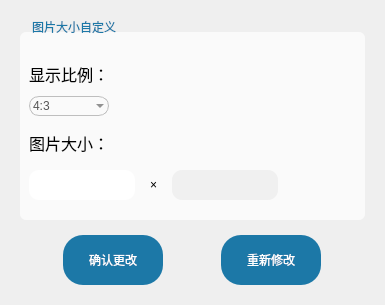
<?xml version="1.0" encoding="UTF-8"?>
<ui version="4.0">
 <class>Form</class>
 <widget class="QWidget" name="Form">
  <property name="geometry">
   <rect>
    <x>0</x>
    <y>0</y>
    <width>385</width>
    <height>293</height>
   </rect>
  </property>
  <property name="windowTitle">
   <string>Form</string>
  </property>
  <property name="windowIcon">
   <iconset resource="../images.qrc">
    <normaloff>:/Main_Exp/images/app_icon.png</normaloff>:/Main_Exp/images/app_icon.png</iconset>
  </property>
  <layout class="QVBoxLayout" name="verticalLayout_2">
   <item>
    <widget class="QWidget" name="widget" native="true">
     <layout class="QVBoxLayout" name="verticalLayout">
      <property name="spacing">
       <number>15</number>
      </property>
      <item>
       <widget class="QGroupBox" name="photo_dis_gbox">
        <property name="styleSheet">
         <string notr="true">QGroupBox {
    font: 20px &quot;黑体&quot;;
    border: none;
	background-color: rgb(250, 250, 250);
    border-radius:6px;
    margin-top:12px;
}
QGroupBox:title {
    color:rgb(28, 120, 167);
    subcontrol-origin: margin;
    left: 10px;
}</string>
        </property>
        <property name="title">
         <string>图片大小自定义</string>
        </property>
        <layout class="QVBoxLayout" name="verticalLayout_4">
         <property name="spacing">
          <number>15</number>
         </property>
         <property name="topMargin">
          <number>30</number>
         </property>
         <property name="bottomMargin">
          <number>20</number>
         </property>
         <item>
          <layout class="QHBoxLayout" name="horizontalLayout_32" stretch="0,1">
           <item>
            <layout class="QVBoxLayout" name="verticalLayout_6">
             <property name="spacing">
              <number>10</number>
             </property>
             <item>
              <widget class="QLabel" name="label_17">
               <property name="font">
                <font>
                 <family>黑体</family>
                 <pointsize>12</pointsize>
                 <weight>50</weight>
                 <italic>false</italic>
                 <bold>false</bold>
                </font>
               </property>
               <property name="styleSheet">
                <string notr="true">border:none;
font: 12pt &quot;黑体&quot;;</string>
               </property>
               <property name="text">
                <string>显示比例：</string>
               </property>
              </widget>
             </item>
             <item>
              <widget class="QComboBox" name="dis_ratio_cbox">
               <property name="enabled">
                <bool>false</bool>
               </property>
               <property name="minimumSize">
                <size>
                 <width>80</width>
                 <height>0</height>
                </size>
               </property>
               <property name="maximumSize">
                <size>
                 <width>80</width>
                 <height>16777215</height>
                </size>
               </property>
               <property name="styleSheet">
                <string notr="true">QComboBox {
	border: 1px solid #bebebe;
	padding: 1px 18px 1px 3px;
	font: normal normal 13px &quot;Microsoft YaHei&quot;;
	color: #555555;
	background: transparent;
	border-radius:10px;
}
 
 
QComboBox:editable{
	background: transparent;
}
 
QComboBox:!on{
}
 
QComboBox:on{ /* the popup opens */
	color: #555555;
	border-color: #327cc0;
	background: transparent;
}
 
QComboBox QAbstractItemView {
	outline: 0; 
	border: 1px solid #327cc0;
	background-color: #F1F3F3;
	font: normal normal 14px &quot;Microsoft YaHei&quot;;
}
 
QComboBox QAbstractItemView::item {
	height: 15px;
	color: #555555;
	background-color: transparent;
}
 
QComboBox QAbstractItemView::item:hover {
	color: #FFFFFF;
	background-color: #327cc0;
}
 
QComboBox QAbstractItemView::item:selected {
	color: #FFFFFF;
	background-color: #327cc0;
}
 
QComboBox QAbstractScrollArea QScrollBar:vertical {
	background-color: #d0d2d4;
}
 
QComboBox QAbstractScrollArea QScrollBar::handle:vertical {
	background: rgb(160,160,160);
}
 
QComboBox QAbstractScrollArea QScrollBar::handle:vertical:hover {
	background: rgb(90, 91, 93);
}</string>
               </property>
               <item>
                <property name="text">
                 <string>4:3</string>
                </property>
               </item>
               <item>
                <property name="text">
                 <string>16:9</string>
                </property>
               </item>
              </widget>
             </item>
            </layout>
           </item>
           <item>
            <widget class="QLabel" name="label_36">
             <property name="text">
              <string/>
             </property>
            </widget>
           </item>
          </layout>
         </item>
         <item>
          <layout class="QVBoxLayout" name="verticalLayout_3">
           <item>
            <layout class="QHBoxLayout" name="horizontalLayout_2" stretch="0,1,0">
             <item>
              <widget class="QLabel" name="label_12">
               <property name="font">
                <font>
                 <family>黑体</family>
                 <pointsize>12</pointsize>
                 <weight>50</weight>
                 <italic>false</italic>
                 <bold>false</bold>
                </font>
               </property>
               <property name="styleSheet">
                <string notr="true">border:none;
font: 12pt &quot;黑体&quot;;</string>
               </property>
               <property name="text">
                <string>图片大小：</string>
               </property>
              </widget>
             </item>
             <item>
              <widget class="QLabel" name="label_13">
               <property name="font">
                <font>
                 <family>黑体</family>
                 <pointsize>10</pointsize>
                 <weight>50</weight>
                 <italic>false</italic>
                 <bold>false</bold>
                </font>
               </property>
               <property name="styleSheet">
                <string notr="true">color: rgb(135, 135, 135);
font: 10pt &quot;黑体&quot;;</string>
               </property>
               <property name="text">
                <string/>
               </property>
              </widget>
             </item>
             <item>
              <widget class="QLabel" name="label_2">
               <property name="text">
                <string/>
               </property>
              </widget>
             </item>
            </layout>
           </item>
           <item>
            <layout class="QHBoxLayout" name="horizontalLayout_3" stretch="0,0,0,1">
             <item>
              <widget class="QLineEdit" name="lineEdit">
               <property name="minimumSize">
                <size>
                 <width>50</width>
                 <height>30</height>
                </size>
               </property>
               <property name="styleSheet">
                <string notr="true">border:none;
font: 10pt &quot;Microsoft YaHei UI&quot;;
border-radius:10px;</string>
               </property>
               <property name="inputMethodHints">
                <set>Qt::ImhNone</set>
               </property>
              </widget>
             </item>
             <item>
              <widget class="QLabel" name="label_3">
               <property name="text">
                <string>×</string>
               </property>
              </widget>
             </item>
             <item>
              <widget class="QLineEdit" name="lineEdit_2">
               <property name="enabled">
                <bool>false</bool>
               </property>
               <property name="minimumSize">
                <size>
                 <width>0</width>
                 <height>30</height>
                </size>
               </property>
               <property name="styleSheet">
                <string notr="true">border:none;
font: 10pt &quot;Microsoft YaHei UI&quot;;
background-color: rgb(240, 240, 240);
border-radius:10px;</string>
               </property>
              </widget>
             </item>
             <item>
              <widget class="QLabel" name="label">
               <property name="text">
                <string/>
               </property>
              </widget>
             </item>
            </layout>
           </item>
          </layout>
         </item>
        </layout>
       </widget>
      </item>
      <item>
       <layout class="QHBoxLayout" name="horizontalLayout">
        <item>
         <widget class="QPushButton" name="ensure_btn">
          <property name="enabled">
           <bool>true</bool>
          </property>
          <property name="minimumSize">
           <size>
            <width>100</width>
            <height>50</height>
           </size>
          </property>
          <property name="maximumSize">
           <size>
            <width>100</width>
            <height>50</height>
           </size>
          </property>
          <property name="styleSheet">
           <string notr="true">QPushButton:hover {
	background-color: rgb(58, 189, 236);
}

QPushButton:pressed {
	
	background-color: rgb(27, 87, 126);
}

QPushButton:disabled {
	
	background-color:rgb(244, 0, 0);
}

QPushButton {
	background-color: rgb(28, 120, 167);
	color: rgb(255, 255, 255);
	font: 16pt &quot;楷体&quot;;
	border-radius: 20px;
	border: 4px;
}</string>
          </property>
          <property name="text">
           <string>确认更改</string>
          </property>
         </widget>
        </item>
        <item>
         <widget class="QPushButton" name="rechange_btn">
          <property name="enabled">
           <bool>true</bool>
          </property>
          <property name="minimumSize">
           <size>
            <width>100</width>
            <height>50</height>
           </size>
          </property>
          <property name="maximumSize">
           <size>
            <width>100</width>
            <height>50</height>
           </size>
          </property>
          <property name="styleSheet">
           <string notr="true">QPushButton:hover {
	background-color: rgb(58, 189, 236);
}

QPushButton:pressed {
	
	background-color: rgb(27, 87, 126);
}

QPushButton:disabled {
	
	background-color:rgb(244, 0, 0);
}

QPushButton {
	background-color: rgb(28, 120, 167);
	color: rgb(255, 255, 255);
	font: 16pt &quot;楷体&quot;;
	border-radius: 20px;
	border: 4px;
}</string>
          </property>
          <property name="text">
           <string>重新修改</string>
          </property>
         </widget>
        </item>
       </layout>
      </item>
     </layout>
    </widget>
   </item>
  </layout>
 </widget>
 <resources>
  <include location="../images.qrc"/>
 </resources>
 <connections>
  <connection>
   <sender>lineEdit</sender>
   <signal>textChanged(QString)</signal>
   <receiver>Form</receiver>
   <slot>diy_pho_size_changed()</slot>
   <hints>
    <hint type="sourcelabel">
     <x>58</x>
     <y>167</y>
    </hint>
    <hint type="destinationlabel">
     <x>-92</x>
     <y>160</y>
    </hint>
   </hints>
  </connection>
  <connection>
   <sender>ensure_btn</sender>
   <signal>clicked()</signal>
   <receiver>Form</receiver>
   <slot>ensure_diy_phosize()</slot>
   <hints>
    <hint type="sourcelabel">
     <x>119</x>
     <y>245</y>
    </hint>
    <hint type="destinationlabel">
     <x>122</x>
     <y>352</y>
    </hint>
   </hints>
  </connection>
  <connection>
   <sender>rechange_btn</sender>
   <signal>clicked()</signal>
   <receiver>Form</receiver>
   <slot>rechange_diy_phosize()</slot>
   <hints>
    <hint type="sourcelabel">
     <x>253</x>
     <y>257</y>
    </hint>
    <hint type="destinationlabel">
     <x>254</x>
     <y>370</y>
    </hint>
   </hints>
  </connection>
 </connections>
 <slots>
  <slot>diy_pho_size_changed()</slot>
  <slot>ensure_diy_phosize()</slot>
  <slot>rechange_diy_phosize()</slot>
 </slots>
</ui>
